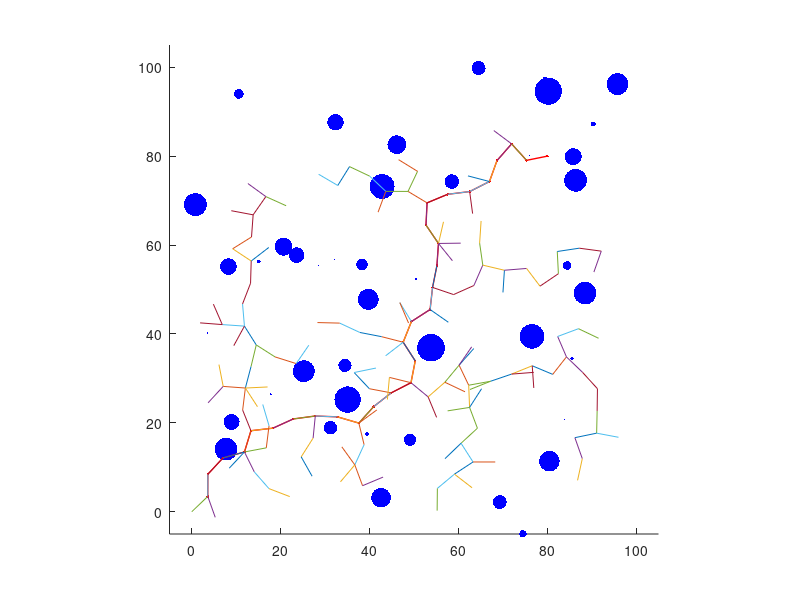

Write MATLAB code to recreate this figure.
% pathRRT
%  - create a path from a start node to an end node
%    using the RRT algorithm.
%  - RRT = Rapidly-exploring Random Tree
%  
% Based on code written by Yanjiang Zhao, improved by Lihao WANG

function pathRRT;

% create random world
Size = 100;
NumObstacles = 60;
speedSize=2;
world = createWorld(NumObstacles,[Size; Size],[0;0],speedSize);

% standard length of path segments
segmentLength = 5;

% randomly select start and end nodes
%start_node = generateRandomNode(world);
%end_node   = generateRandomNode(world);

start_node = [0,0,0,0,0];
end_node   = [80,80,0,0,0];

% establish tree starting with the start node
tree = start_node;
nodeDepth=[0];

% check to see if start_node connects directly to end_node
if ( (norm(start_node(1:2)-end_node(1:2))<segmentLength )...
    &(collision(start_node,end_node,world)==0) )
  path = [start_node; end_node];
else
  numPaths = 0;
  while numPaths<1,
      [tree,flag,nodeDepth] = extendTree(tree,end_node,segmentLength,world,nodeDepth);
      numPaths = numPaths + flag;
  end
end

% find path with minimum cost to end_node
path = findMinimumPath(tree,end_node);
pathDepth=nodeDepth(end);
plotWorld(world,path,tree,pathDepth);
tree
nodeDepth


%%%%%%%%%%%%%%%%%%%%%%%%%%%%%%%%%%%%%%%%%%%%%%%%%%%%%%%%%%%%%%%%%%%%%%%%%%
% createWorld
%  - create random world with obstacles
%  the first element is the north coordinate
%  the second element is the south coordinate
function world = createWorld(NumObstacles, NEcorner, SWcorner, speedSize);

  % check to make sure that the region is nonempty
  if (NEcorner(1) <= SWcorner(1)) | (NEcorner(2) <= SWcorner(2)),
      disp('Not valid corner specifications!')
      world=[];
      
  % create world data structure
  else
    world.NumObstacles = NumObstacles;
    world.NEcorner = NEcorner;
    world.SWcorner = SWcorner;
                          
    % create NumObstacles 
    %maxRadius = min(NEcorner(1)- SWcorner(1), NEcorner(2)-SWcorner(2));
    %maxRadius = 5*maxRadius/NumObstacles/2;
    maxRadius = 3;
    for i=1:NumObstacles,
        % randomly pick radius
        world.radius(i) = maxRadius*rand;
        % randomly pick center of obstacles
        cn = SWcorner(1) + world.radius(i)...
            + (NEcorner(1)-SWcorner(1)-2*world.radius(i))*rand;
        ce = SWcorner(2) + world.radius(i)...
            + (NEcorner(2)-SWcorner(2)-2*world.radius(i))*rand;
        world.cn(i) = cn;
        world.ce(i) = ce;
        speedChoice=[1,0;0.707,0.707;0,1;-0.707,0.707;-1,0;-0.707,-0.707;0,-1;0.707,-0.707];
        if rem(i,2)==0 & rem(i/2,9)~=0,
            world.speed(i,:)=speedChoice(rem(i/2,9),:)*speedSize;
        else 
            world.speed(i,:)=[0,0];
        end
    end
    world.speed
  end
 
% %%%%%%%%%%%%%%%%%%%%%%%%%%%%%%%%%%%%%%%%%%%%%%%%%%%%%%%%%%%%%%%%%%%%%%%%%
% obstaclesAtStepK
% calculate the obstacles' positions at step k
function [obstaclesK]=obstaclesAtStepK(world,k);  

obstaclesK=[(world.cn)',(world.ce)']+world.speed*k;

% %%%%%%%%%%%%%%%%%%%%%%%%%%%%%%%%%%%%%%%%%%%%%%%%%%%%%%%%%%%%%%%%%%%%%%%%%
% generateRandomNode
%   create a random node (initialize)
function node=generateRandomNode(world);

% randomly pick configuration
pn       = (world.NEcorner(1)-world.SWcorner(1))*rand;
pe       = (world.NEcorner(2)-world.SWcorner(2))*rand;
chi      = 0;
cost     = 0;
node     = [pn, pe, chi, cost, 0];

% check collision with obstacle
while collision(node, node, world),
  pn       = (world.NEcorner(1)-world.SWcorner(1))*rand;
  pe       = (world.NEcorner(2)-world.SWcorner(2))*rand;
  chi      = 0;
  cost     = 0;
  node     = [pn, pe, chi, cost, 0];
end

%%%%%%%%%%%%%%%%%%%%%%%%%%%%%%%%%%%%%%%%%%%%%%%%%%%%%%%%%%%%%%%%%%%%%%%%%%
% collision
%   check to see if a node is in collsion with obstacles
function collision_flag = collision(node, parent, world);

collision_flag = 0;

if ((node(1)>world.NEcorner(1))...
    | (node(1)<world.SWcorner(1))...
    | (node(2)>world.NEcorner(2))...
    | (node(2)<world.SWcorner(2)))
  collision_flag = 1;
else
    for sigma = 0:.2:1,
    p = sigma*node(1:2) + (1-sigma)*parent(1:2);
      % check each obstacle
      for i=1:world.NumObstacles,
        if (norm([p(1);p(2)]-[world.cn(i); world.ce(i)])<=1.5*world.radius(i)),
            collision_flag = 1;
            break;
        end
      end
    end
end

%%%%%%%%%%%%%%%%%%%%%%%%%%%%%%%%%%%%%%%%%%%%%%%%%%%%%%%%%%%%%%%%%%%%%%%%%%
% dynaCollision
%   check to see if a node is in collsion with one certain moving obstacle
function dynaCollision_flag = dynaCollision (node, parent, world, k, i);  % k is the step number and i is the moving obstacle index
dynaCollision_flag = 0;
Last_Obstacle=obstaclesAtStepK(world,k-1);
Current_Obstacle=obstaclesAtStepK(world,k);
Next_Obstacle=obstaclesAtStepK(world,k+1);
% calculate the obstacle path start and end point coordinates at step k and k+1 taken obstacle radius into account
O10=Last_Obstacle(i,1:2)-world.speed(i)/2*world.radius(i);
O20=Current_Obstacle(i,1:2)+world.speed(i)/2*world.radius(i);
O30=Current_Obstacle(i,1:2)-world.speed(i)/2*world.radius(i);
O40=Next_Obstacle(i,1:2)+world.speed(i)/2*world.radius(i);
% calculate the 4 vertex coordinates of the sweeping rectangle at step k and k+1
SpeedNormal=[world.speed(i,2),(-1)*world.speed(i,1)];
O11=O10+SpeedNormal/2*world.radius(i);
O21=O20+SpeedNormal/2*world.radius(i);
O31=O30+SpeedNormal/2*world.radius(i);
O41=O40+SpeedNormal/2*world.radius(i);
O12=O10-SpeedNormal/2*world.radius(i);
O22=O20-SpeedNormal/2*world.radius(i);
O32=O30-SpeedNormal/2*world.radius(i);
O42=O40-SpeedNormal/2*world.radius(i);
StartPoint1=[O11;O12;O22;O21];
EndPoint1=[O12;O22;O21;O11];
StartPoint2=[O31;O32;O42;O41];
EndPoint2=[O32;O42;O41;O31];
% check the collision between the parent to node path and the sweeping rectangle at step k
for j=1:4,
    if ((max(parent(1),node(1))>min(StartPoint1(j,1),EndPoint1(j,1)))...
        &(min(parent(1),node(1))<max(StartPoint1(j,1),EndPoint1(j,1)))),    % in case that the parent to node path and each rectangle edge the has commun part in x axis
        if world.speed(i,1)==0,                                             % in case of rectangle edge O12-O22 and O21-O11 vertical to x axis
            if (j==2 | j==4),                                               
                Common=StartPoint1(j,1);
                yPath=returnY(parent, node, Common);
                y1Edge=StartPoint1(j,2);
                y2Edge=EndPoint1(j,2);
                if (yPath-y1Edge)*(yPath-y2Edge)<=0;
                    dynaCollision_flag=1;
                    return
                end
            end
            
        elseif world.speed(i,2)==0,                                         % in case of rectangle edge O11-O12 and O21-O22 vertical to x axis
            if (j==1 | j==3),                                               
                Common=StartPoint1(j,1);
                yPath=returnY(parent, node, Common);
                y1Edge=StartPoint1(j,2);
                y2Edge=EndPoint1(j,2);
                if (yPath-y1Edge)*(yPath-y2Edge)<=0;
                    dynaCollision_flag=1;
                    return
                end
            end
            
        else
            CommonMin=min([parent(1), node(1), StartPoint1(j,1), EndPoint1(j,1)]);  % lower bound of the x common part
            CommonMax=max([parent(1), node(1), StartPoint1(j,1), EndPoint1(j,1)]);  % upper bound of the x common part
            y1Path=returnY(parent, node, CommonMin);
            y2Path=returnY(parent, node, CommonMax);
            y1Edge=returnY(StartPoint1(j,:),EndPoint1(j,:), CommonMin);
            y2Edge=returnY(StartPoint1(j,:),EndPoint1(j,:), CommonMax);
            if (y1Path-y1Edge)*(y2Path-y2Edge)<=0;
            dynaCollision_flag=1;
            return
            end
        end
    end
end      
    
% check the collision between the node point and the sweeping rectangle at step k+1
cosTheta=world.speed(i,1)/norm(world.speed(i,:));                                 % rotate the coordinate system by angle Theta, Theta is the angle of the speed vector
sinTheta=world.speed(i,2)/norm(world.speed(i,:));
NewO31(1)=O31(1)*cosTheta+O31(2)*sinTheta;                                        % calculate the new coordinate of each points in new coordinate system
NewO31(2)=O31(2)*cosTheta-O31(2)*sinTheta;
NewO41(1)=O41(1)*cosTheta+O41(2)*sinTheta;
NewO41(2)=O41(2)*cosTheta-O41(2)*sinTheta;
NewO32(1)=O32(1)*cosTheta+O32(2)*sinTheta;
NewO32(2)=O32(2)*cosTheta-O32(2)*sinTheta;
NewO42(1)=O42(1)*cosTheta+O42(2)*sinTheta;
NewO42(2)=O42(2)*cosTheta-O42(2)*sinTheta;
NewNode(1)=node(1)*cosTheta+node(2)*sinTheta;
NewNode(2)=node(2)*cosTheta-node(2)*sinTheta;
if (NewNode(1)>NewO31(1) & NewNode(1)<NewO41(1) & NewNode(2)>NewO31(2) & NewNode(2)<NewO32(2) )  % check if NewNode falls into obstacle sweeping rectangle at k+1
    dynaCollision_flag=1;
end
    
    

%%%%%%%%%%%%%%%%%%%%%%%%%%%%%%%%%%%%%%%%%%%%%%%%%%%%%%%%%%%%%%%%%%%%%%%%%%
% returnY
% given 2 endpoints a(x1,y1) and b(x2,y2) of a segment, return the y value at another point x on the segment
function y = returnY (a, b, x);
if a(1)==b(1),   % check if the segment is in parallel with y axis
    disp('Not valid segment')
else
    y=a(2)+(b(2)-a(2))/(b(1)-a(1))*(x-a(1));
end

%%%%%%%%%%%%%%%%%%%%%%%%%%%%%%%%%%%%%%%%%%%%%%%%%%%%%%%%%%%%%%%%%%%%%%%%%%
% canEndConnectToTree
%   check to see if the end node can connect to the tree
function flag = canEndConnectToTree(tree,end_node,minDist,world);
  flag = 0;
  % check only last node added to tree since others have been checked
  if ( (norm(tree(end,1:2)-end_node(1:2))<minDist)...
     & (collision(tree(end,1:2), end_node(1:2), world)==0) ),
    flag = 1;
  end

%%%%%%%%%%%%%%%%%%%%%%%%%%%%%%%%%%%%%%%%%%%%%%%%%%%%%%%%%%%%%%%%%%%%%%%%%%
% extendTree
%   extend tree by randomly selecting point and growing tree toward that
%   point
function [new_tree,flag,new_nodeDepth] = extendTree(tree,end_node,segmentLength,world,nodeDepth); %nodeDepth is the step number for each node for dynamic collicision check

  flag1 = 1;
  while flag1==1,
    flag1=0;   % initialize flag1 to 1, flag1==0 means that collision check is passed, flag1==1 means that collision exists
    % select a random point
    randomPoint = [...
        (world.NEcorner(1)-world.SWcorner(1))*rand,...
        (world.NEcorner(2)-world.SWcorner(2))*rand];
    % find leaf on node that is closest to randomPoint
    tmp = tree(:,1:2)-ones(size(tree,1),1)*randomPoint; % times ones is to make sure the same dimention, because tree maybe has n rows
    [dist,idx] = min(sum(tmp.^2,2)); %diag在这里是取矩阵对角线元素输出列向量，tmp和其转置相乘对角线正好是两坐标相减的平方和，即为距离的平方，看离哪个点最近并指示出其位置idx
    cost     = tree(idx,4) + segmentLength;%离哪个已知点近就加在哪个点上...
    new_point = (randomPoint-tree(idx,1:2));
    new_point = tree(idx,1:2)+new_point/norm(new_point)*segmentLength;
    new_node = [new_point, 0, cost, idx];%离哪个已知点近就加在哪个点上，并记录路线idx
    % collision check for both static and moving obstacles
    obstaclesLastStep=obstaclesAtStepK(world,nodeDepth(idx));
    obstaclesNowStep=obstaclesAtStepK(world,nodeDepth(idx)+1);
    i=1;
    while (i<=world.NumObstacles) & (flag1==0),
        if ( norm (obstaclesLastStep(i,:)-tree(idx,1:2))<10 | norm (obstaclesNowStep(i,:)-tree(idx,1:2))<10 ),   %%analyze only the obstacles at a distance less than 10 from the parent node
            if rem(i,2)==0 & rem(i/2,9)~=0,  % collision check for moving obstacles
                flag1 = dynaCollision (new_point, tree(idx,1:2), world, nodeDepth(idx), i);
                if flag1==1,
                    break;
                end
            else   % collision check for static obstacles
                for sigma = 0:.1:1,                
                    p = sigma*new_point + (1-sigma)*tree(idx,1:2);
                       if (norm([p(1);p(2)]-[world.cn(i); world.ce(i)])<=1.5*world.radius(i)),
                           flag1=1; 
                           break;
                       end
                end
            end 
        end
    i=i+1;    
    end
    
    
    if flag1==0,   % if collision check is passed, add the new_node to the tree
        new_tree = [tree; new_node];
        new_nodeDepth=[nodeDepth; nodeDepth(idx)+1];
    end
  end
 
  % check to see if new node connects directly to end_node
  if ( (norm(new_node(1:2)-end_node(1:2))<segmentLength )...
      &(collision(new_node,end_node,world)==0) )
    flag = 1;
    new_tree(end,3)=1;  % mark node as connecting to end.
  else
    flag = 0;
  end
  
%%%%%%%%%%%%%%%%%%%%%%%%%%%%%%%%%%%%%%%%%%%%%%%%%%%%%%%%%%%%%%%%%%%%%%%%%%
% findMinimumPath
%   find the lowest cost path to the end node
function path = findMinimumPath(tree,end_node);
    
    % find nodes that connect to end_node
    connectingNodes = [];
    for i=1:size(tree,1),
        if tree(i,3)==1,
            connectingNodes = [connectingNodes; tree(i,:)];
        end
    end

    % find minimum cost last node
    [tmp,idx] = min(connectingNodes(:,4));
    
    % construct lowest cost path
    path = [connectingNodes(idx,:); end_node];
    parent_node = connectingNodes(idx,5);
    while parent_node>1,
        path = [tree(parent_node,:); path];
        parent_node = tree(parent_node,5); 
    end
    
%%%%%%%%%%%%%%%%%%%%%%%%%%%%%%%%%%%%%%%%%%%%%%%%%%%%%%%%%%%%%%%%%%%%%%%%%%
% plotWorld
%   plot obstacles and path
function plotWorld(world,path,tree,pathDepth)
  % the first element is the north coordinate
  % the second element is the south coordinate

  N = 10;
  th = 0:2*pi/N:2*pi;
  figure(1), clf
  hold on
  axis equal;
  axis([-5,105,-5,105]);
  X=[];
  Y=[];
  Xpath = path(:,1);
  Ypath = path(:,2);
  p1=plot(X,Y,'k');
  P2=plot(Xpath(1),Ypath(1),'r','linewidth',3);
  

  
  pObstacles=[];
  for i=1:world.NumObstacles,
      pObstacles(i)=plot(world.cn(i),world.ce(i),'color','b','marker','.','markersize',20*world.radius(i));
  end
  
  pPath=plot(Xpath(1),Ypath(1),'r','linewidth',1);
  
  for j=0:pathDepth
      
    for i=1:world.NumObstacles,
         %X = world.radius(i)*cos(th) + world.cn(i)+j*world.speed(i,1);
         %Y = world.radius(i)*sin(th) + world.ce(i)+j*world.speed(i,2);
         %plot(X,Y,'k');
         X=world.cn(i)+j*world.speed(i,1);
         Y=world.ce(i)+j*world.speed(i,2);
         set(pObstacles(i),'xdata',X,'ydata',Y);
    end
    
    Xpath = path(1:j+1,1);
    Ypath = path(1:j+1,2);
    set(pPath,'xdata',Xpath,'ydata',Ypath);

    %set(p1,'xdata',X,'ydata',Y);
    %set(p2,'xdata',[Xpath(j+1),Xpath(j+2)],'ydata',[Ypath(j+1),Ypath(j+2)]);
    %plot([Xpath(j+1),Xpath(j+2)],[Ypath(j+1),Ypath(j+2)],'r','linewidth',3);
    pause(0.3);
    drawnow

  end
  
   
  for i=2:size(tree,1);
      plot([tree(tree(i,5),1), tree(i,1)], [tree(tree(i,5),2), tree(i,2)])
  end
  

  
  
